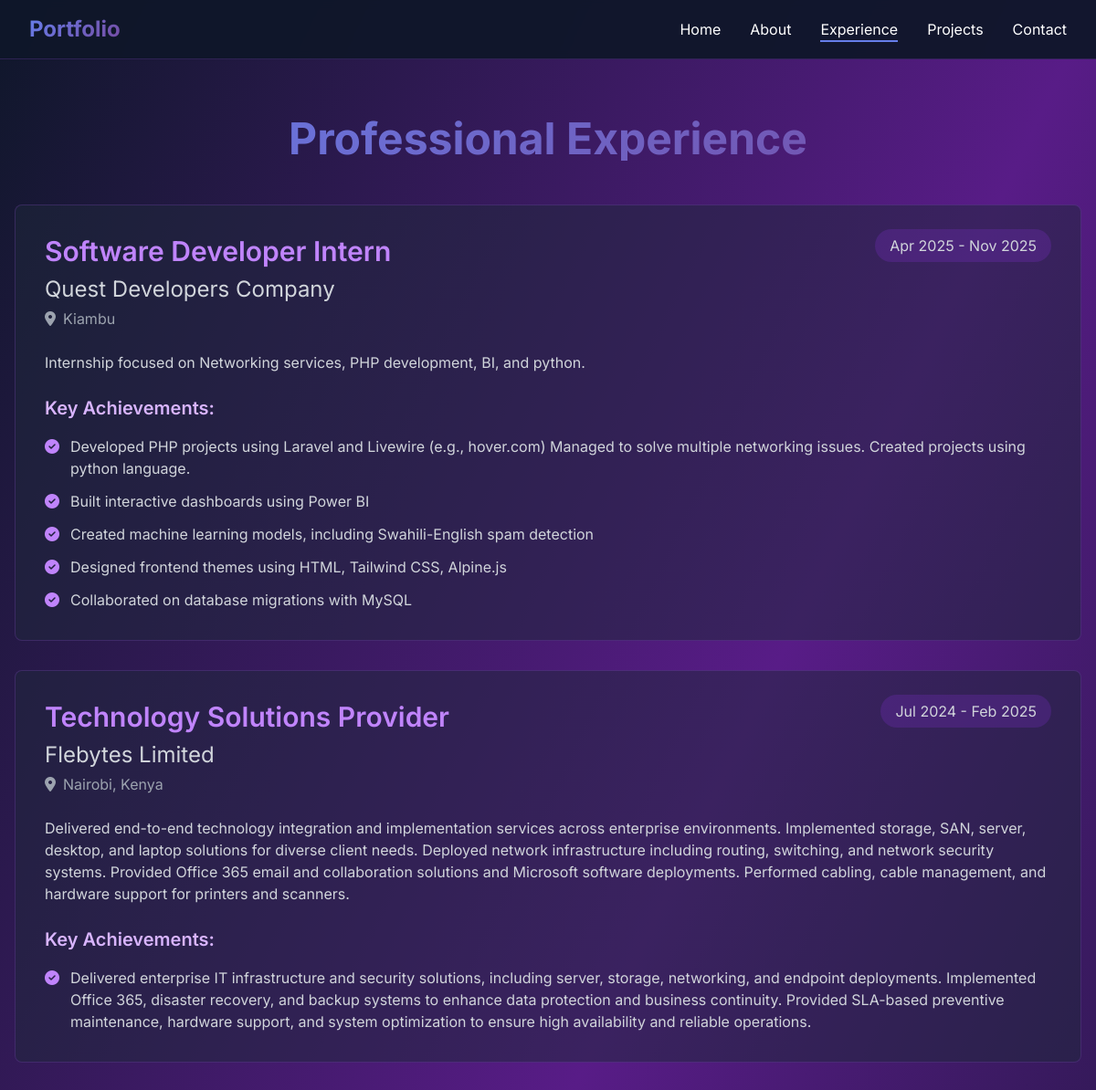
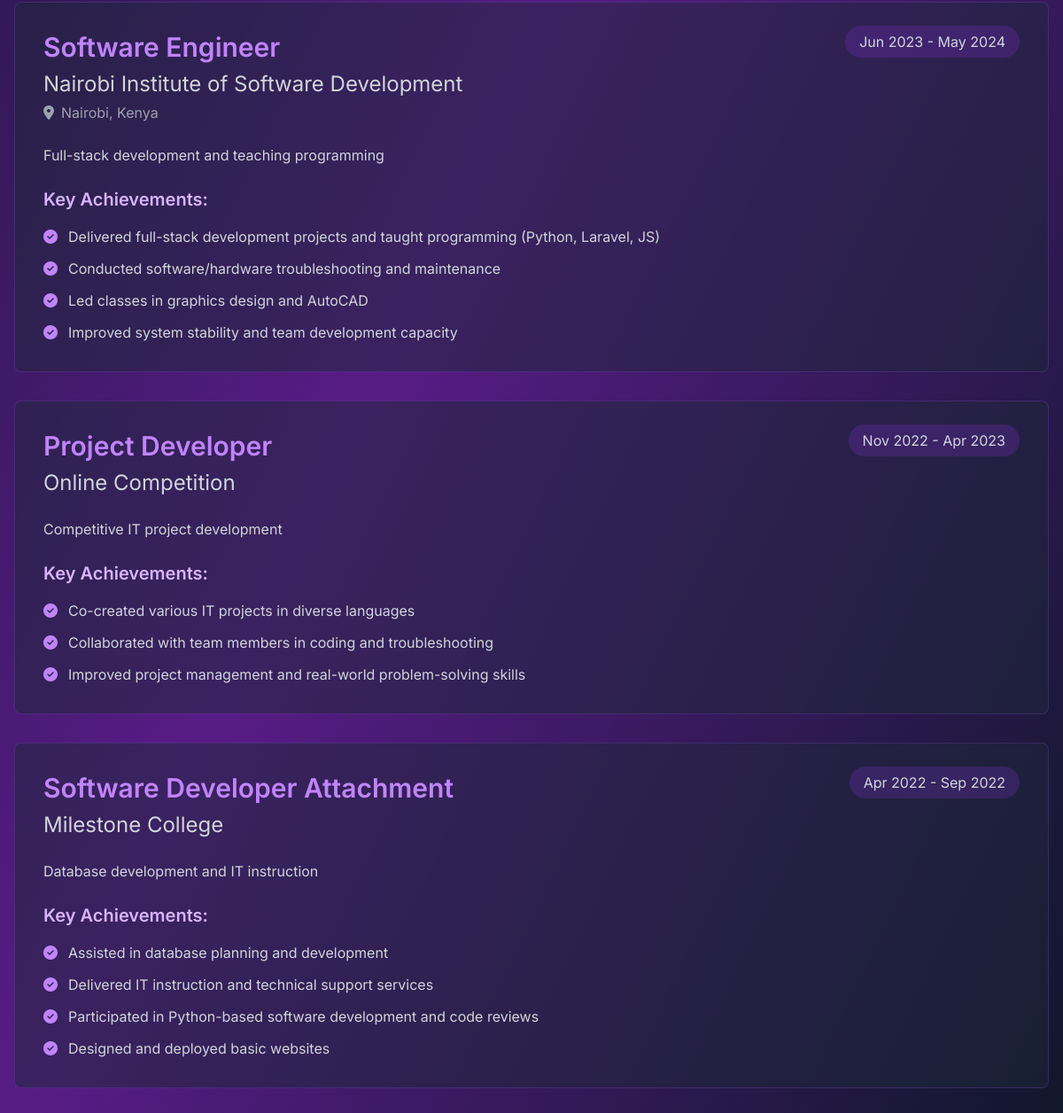
The app's page /experience/ with its own data (2 pictures, top to bottom).
### portfolio/models.py (models this page shows, shortened)
class Experience(models.Model):
    title = models.CharField(max_length=200)
    company = models.CharField(max_length=200)
    location = models.CharField(max_length=100, blank=True)
    start_date = models.DateField()
    end_date = models.DateField(null=True, blank=True)
    description = models.TextField()
    currently_working = models.BooleanField(default=False)
    created_at = models.DateTimeField(auto_now_add=True)
    class Meta:
        ordering = ['-start_date']
        verbose_name = 'Experience'
        verbose_name_plural = 'Experiences'
    @property
    def duration(self):
        end = 'Present' if self.currently_working else self.end_date.strftime('%b %Y')
        return f"{self.start_date.strftime('%b %Y')} - {end}"

class Achievement(models.Model):
    experience = models.ForeignKey(
        Experience,
        on_delete=models.CASCADE,
        related_name='achievements'
    )
    description = models.TextField()
    order = models.IntegerField(default=0)
    class Meta:
        ordering = ['order']
        verbose_name = 'Achievement'
        verbose_name_plural = 'Achievements'

### portfolio/views.py (the view)
# urls.py: path('experience/', views.experience_list, name='experience'),
def experience_list(request):
    experiences = Experience.objects.all()
    context = {
        'experiences': experiences,
    }
    return render(request, 'portfolio/experience.html', context)

### portfolio/templates/portfolio/experience.html (shortened to what this page needs)
{% extends 'portfolio/base.html' %}
{% block content %}
<section class="pt-32 pb-20 px-4">
    <div class="max-w-7xl mx-auto">
        <h1 class="text-5xl font-bold mb-12 text-center gradient-text">Professional Experience</h1>
        <div class="space-y-8">
            {% for exp in experiences %}
            <div class="bg-slate-800/50 p-8 rounded-lg border border-purple-500/20 card-hover">
                <div class="flex flex-col md:flex-row md:justify-between md:items-start mb-6">
                    <div class="flex-1">
                        <h3 class="text-3xl font-semibold text-purple-400 mb-2">{{ exp.title }}</h3>
                        <p class="text-2xl text-gray-300">{{ exp.company }}</p>
                        {% if exp.location %}
                        <p class="text-gray-400 mt-1">
                            <i class="fas fa-map-marker-alt mr-2"></i>{{ exp.location }}
                        </p>
                        {% endif %}
                    </div>
                    <div class="mt-4 md:mt-0">
                        <span class="bg-purple-600/20 px-4 py-2 rounded-full text-gray-300">
                            {{ exp.duration }}
                        </span>
                    </div>
                </div>
                <p class="text-gray-300 mb-6">{{ exp.description }}</p>
                <h4 class="text-xl font-semibold mb-4 text-purple-300">Key Achievements:</h4>
                <ul class="space-y-3">
                    {% for achievement in exp.achievements.all %}
                    <li class="text-gray-300 flex items-start">
                        <i class="fas fa-check-circle text-purple-400 mr-3 mt-1"></i>
                        <span>{{ achievement.description }}</span>
                    </li>
                    {% endfor %}
                </ul>
            </div>
            {% endfor %}
        </div>
    </div>
</section>
{% endblock %}

### portfolio/templates/portfolio/base.html (style rules this page uses)
body { font-family: 'Inter', sans-serif; }
html { scroll-behavior: smooth; }
.gradient-text { background: linear-gradient(135deg, #667eea 0%, #764ba2 100%); -webkit-background-clip: text; -webkit-text-fill-color: transparent; background-clip: text; }
.card-hover { transition: all 0.3s ease; }

### records on screen
Experience: title "Software Developer Intern", company "Quest Developers Company", location "Kiambu", duration "Apr 2025 - Nov 2025", description "Internship focused on Networking services, PHP development, BI, and python."
Achievement: description "Developed PHP projects using Laravel and Livewire (e.g., hover.com) Managed to solve multiple networking issues. Created projects using python language."
Achievement: description "Built interactive dashboards using Power BI"
Achievement: description "Created machine learning models, including Swahili-English spam detection"
Achievement: description "Designed frontend themes using HTML, Tailwind CSS, Alpine.js"
Achievement: description "Collaborated on database migrations with MySQL"
Experience: title "Technology Solutions Provider", company "Flebytes Limited", location "Nairobi, Kenya", duration "Jul 2024 - Feb 2025", description "Delivered end-to-end technology integration and implementation services across enterprise environments. Implemented storage, SAN, server, desktop, and laptop solutions for diverse client needs. Deployed network infrastructure including routing, switching, and network security systems. Provided Office 365 email and collaboration solutions and Microsoft software deployments. Performed cabling, cable management, and hardware support for printers and scanners."
Achievement: description "Delivered enterprise IT infrastructure and security solutions, including server, storage, networking, and endpoint deployments. Implemented Office 365, disaster recovery, and backup systems to enhance data protection and business continuity. Provided SLA-based preventive maintenance, hardware support, and system optimization to ensure high availability and reliable operations."
Experience: title "Software Engineer", company "Nairobi Institute of Software Development", location "Nairobi, Kenya", duration "Jun 2023 - May 2024", description "Full-stack development and teaching programming"
Achievement: description "Delivered full-stack development projects and taught programming (Python, Laravel, JS)"
Achievement: description "Conducted software/hardware troubleshooting and maintenance"
Achievement: description "Led classes in graphics design and AutoCAD"
Achievement: description "Improved system stability and team development capacity"
Experience: title "Project Developer", company "Online Competition", duration "Nov 2022 - Apr 2023", description "Competitive IT project development"
Achievement: description "Co-created various IT projects in diverse languages"
Achievement: description "Collaborated with team members in coding and troubleshooting"
Achievement: description "Improved project management and real-world problem-solving skills"
Experience: title "Software Developer Attachment", company "Milestone College", duration "Apr 2022 - Sep 2022", description "Database development and IT instruction"
Achievement: description "Assisted in database planning and development"
Achievement: description "Delivered IT instruction and technical support services"
Achievement: description "Participated in Python-based software development and code reviews"
Achievement: description "Designed and deployed basic websites"

### other values on screen
{{ site_profile.name|truncatewords:2|default:"Portfolio" }} "Portfolio"
